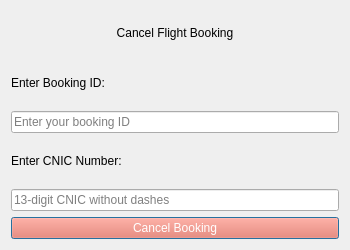
<?xml version="1.0" encoding="UTF-8"?>
<ui version="4.0">
 <class>CancelDialog</class>
 <widget class="QDialog" name="CancelDialog">
  <property name="geometry">
   <rect>
    <x>0</x>
    <y>0</y>
    <width>350</width>
    <height>250</height>
   </rect>
  </property>
  <property name="windowTitle">
   <string>Cancel Booking</string>
  </property>
  <layout class="QVBoxLayout" name="verticalLayout">
   <item>
    <widget class="QLabel" name="titleLabel">
     <property name="text">
      <string>Cancel Flight Booking</string>
     </property>
     <property name="alignment">
      <set>Qt::AlignCenter</set>
     </property>
    </widget>
   </item>
   <item>
    <widget class="QLabel" name="bookingIdLabel">
     <property name="text">
      <string>Enter Booking ID:</string>
     </property>
    </widget>
   </item>
   <item>
    <widget class="QLineEdit" name="bookingIdEdit">
     <property name="placeholderText">
      <string>Enter your booking ID</string>
     </property>
     <property name="maxLength">
      <number>6</number>
     </property>
    </widget>
   </item>
   <item>
    <widget class="QLabel" name="cnicLabel">
     <property name="text">
      <string>Enter CNIC Number:</string>
     </property>
    </widget>
   </item>
   <item>
    <widget class="QLineEdit" name="cnicEdit">
     <property name="placeholderText">
      <string>13-digit CNIC without dashes</string>
     </property>
     <property name="maxLength">
      <number>13</number>
     </property>
    </widget>
   </item>
   <item>
    <widget class="QPushButton" name="cancelButton">
     <property name="text">
      <string>Cancel Booking</string>
     </property>
     <property name="styleSheet">
      <string notr="true">background-color: #ff6347; color: white;</string>
     </property>
    </widget>
   </item>
  </layout>
 </widget>
 <resources/>
 <connections/>
</ui>
